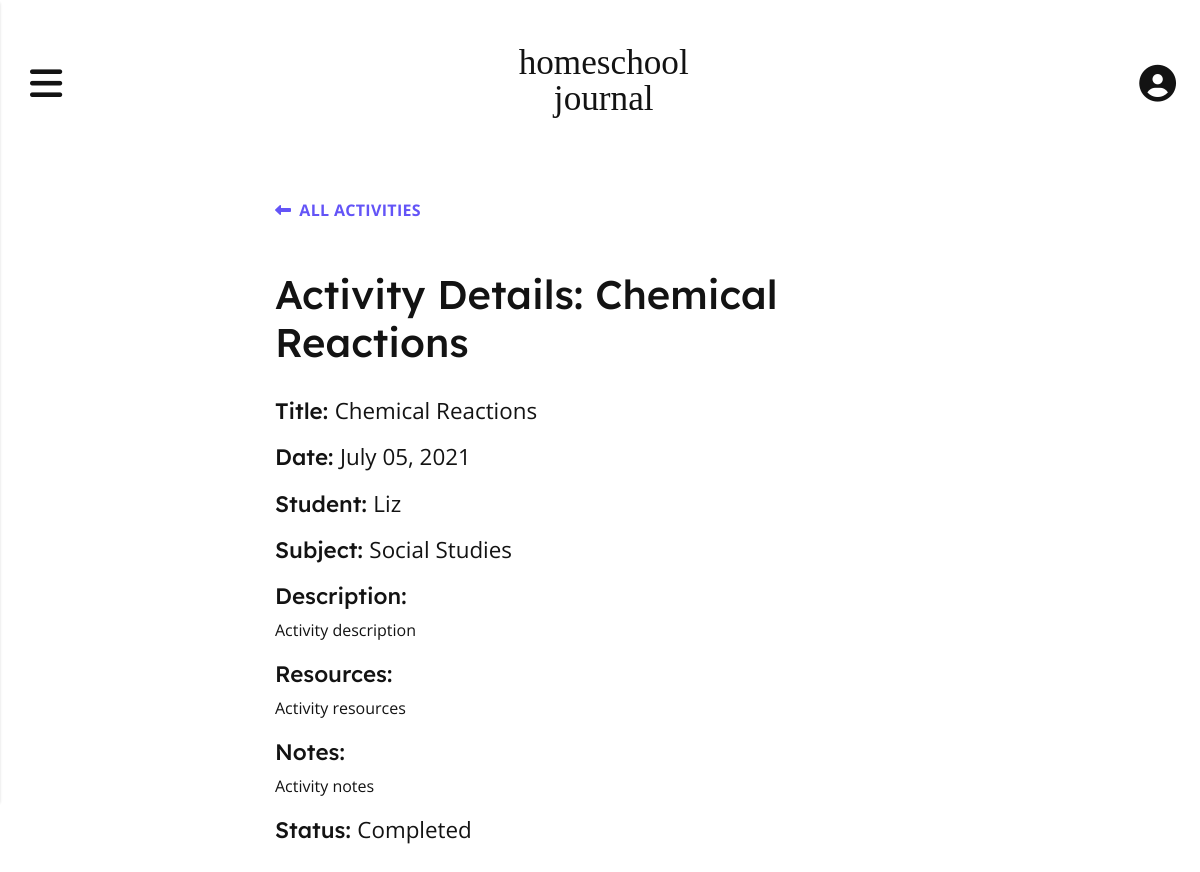
/details/Chemical Reactions (signed in), run on an earlier commit of the app's database.
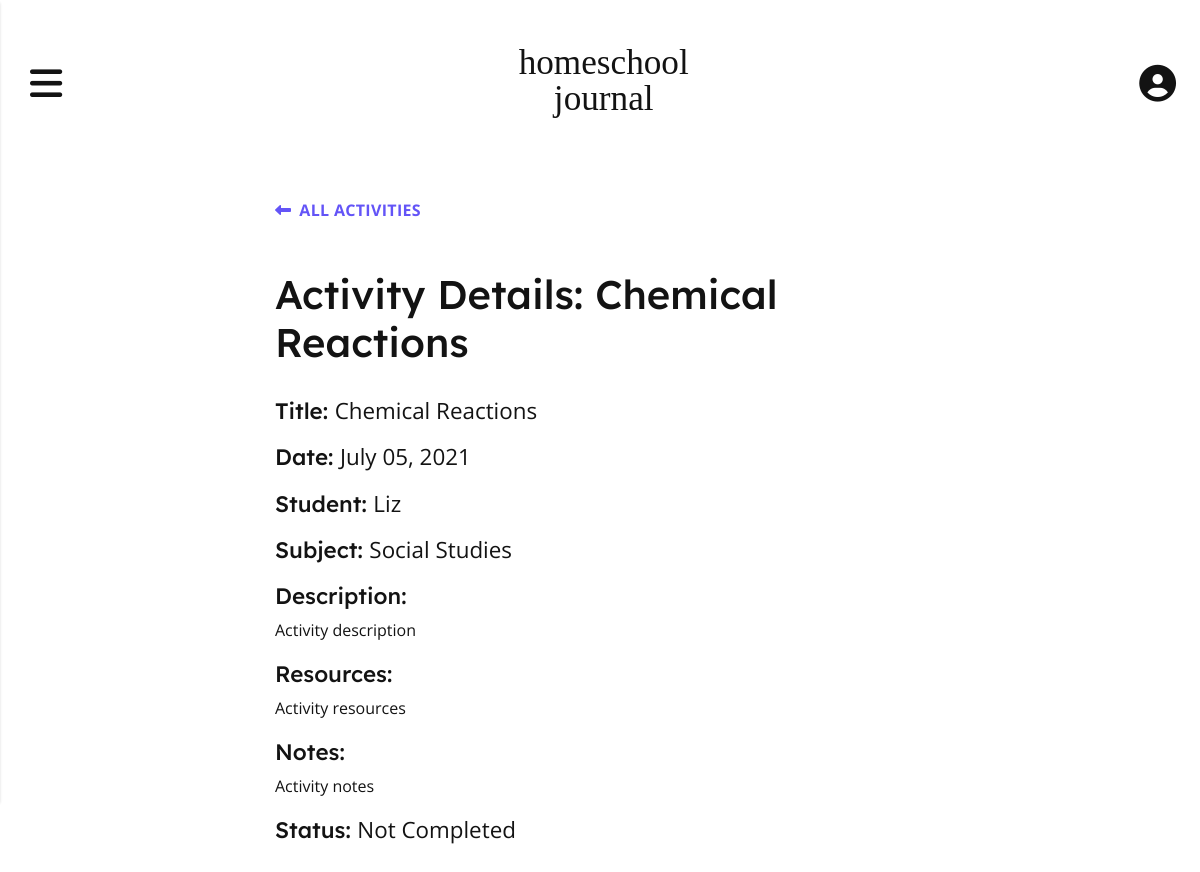
And on a later commit of the database.
### app/models.py (models this page shows, shortened)
class Activity(db.Model):
    id = db.Column(db.Integer, primary_key=True)
    title = db.Column(db.String(150), index=True, nullable=False)
    user_id = db.Column(db.Integer, db.ForeignKey('user.id'), index=True)
    subject_id = db.Column(db.Integer, db.ForeignKey('subject.id'), index=True, nullable=False)
    student_id = db.Column(db.Integer, db.ForeignKey('student.id'), index=True, nullable=False)
    description = db.Column(db.Text, index=True)
    resources = db.Column(db.Text, index=True)
    activity_date = db.Column(db.DateTime, index=True, nullable=False)
    notes = db.Column(db.Text, index=True)
    status = db.Column(db.String(64), index=True, nullable=False)

### app/routes.py (the view)
@app.route('/details/<string:title>')
@login_required
def details(title):
    activity = db.session.query(Activity).filter_by(title=title).first()
    return render_template('details.html', title=title, activity=activity)

### app/__init__.py (called while the page is built)
@app.template_filter()
def datetime_format_filter(value, format='%B %d, %Y'):
    return value.strftime(format)

### app/models.py (called while the page is built)
@login.user_loader
def load_user(id):
    return User.query.get(int(id))

    def __str__(self):
        return self.student_name

    def __str__(self):
        return self.subject_name

### app/templates/details.html (shortened to what this page needs)
{% extends 'base.html' %}
{% block content %}
    <div class="activity">
        <a class="activity__btn-back" href="{{ url_for('log') }}"><i class="fas fa-long-arrow-alt-left controls-icon"></i>All Activities</a>
        <h1 class="activity__title"> Activity Details: {{ title }}</h1>
        <div class="activity__content">
            <div class="activity__content-group">
                <h2 class="activity__content-label">Title: <span class="activity__content-data">{{ activity.title }}</span></h2>
            </div>
            <div class="activity__content-group">
                <h2 class="activity__content-label">Date: <span class="activity__content-data">{{ activity.activity_date | datetime_format_filter }}</span></h2>
            </div>
            <div class="activity__content-group">
                <h2 class="activity__content-label">Student: <span class="activity__content-data">{{ activity.student }}</span></h2>
            </div>
            <div class="activity__content-group">
                <h2 class="activity__content-label">Subject: <span class="activity__content-data">{{ activity.subject }}</span></h2>
            </div>
            <div class="activity__content-group">
                <h2 class="activity__content-label">Description:</h2>
                <p>{{ activity.description }}</p>
            </div>
            <div class="activity__content-group">
                <h2 class="activity__content-label">Resources:</h2>
                <p>{{ activity.resources }}</p>
            </div>
            <div class="activity__content-group">
                <h2 class="activity__content-label">Notes:</h2>
                <p>{{ activity.notes }}</p>
            </div>
            <div class="activity__content-group">
                <h2 class="activity__content-label">Status: <span class="activity__content-data">{{ activity.status }}</span></h2>
            </div>
        </div>
    </div>
{% endblock %}

What changed in the data, as far as the page shows it:
changed Activity "Chemical Reactions": status "Completed" → "Not Completed"
